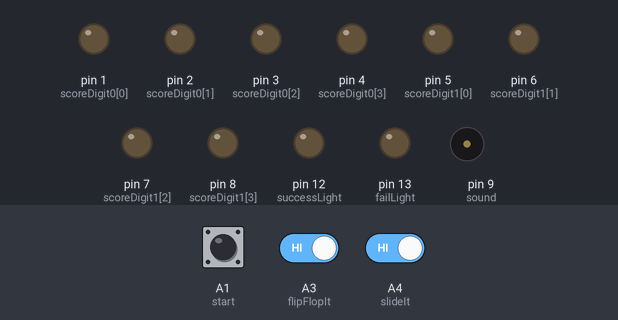
Recording of a sketch running on a simulated Arduino Uno, built with avr-gcc and run on an emulated ATmega328P. Parts: output pins drawn as LEDs (lit = HIGH), buzzer (waves = sounding). The test bench sets the inputs (shaded band); at power-on: A1 (start) HIGH, A3 (flipFlopIt) HIGH, A4 (slideIt) HIGH. Random numbers use the default seed unless the sketch sets one.

Above: at 1.2 s.
1.3 s: A1 (start) pulled LOW for 0.15 s
At 1.46 s:
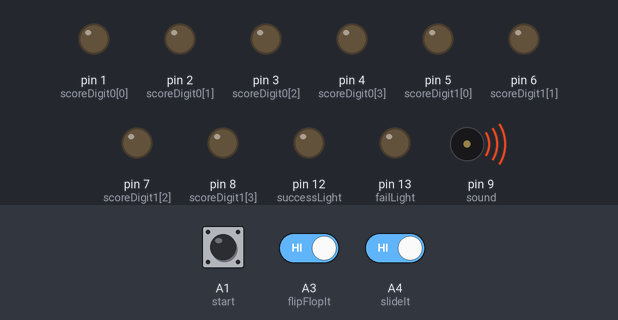
4.3 s: A3 (flipFlopIt) driven LOW
At 7.1 s:
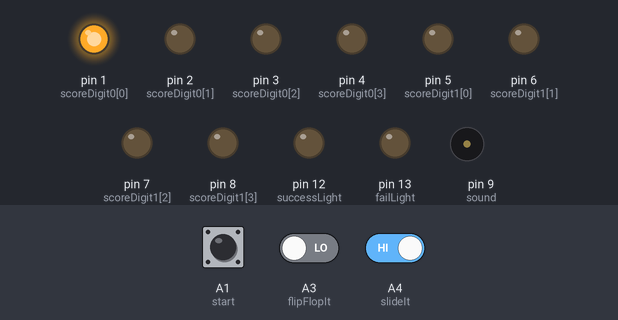
10.3 s: A1 (start) pulled LOW for 3.2 s
At 14.5 s:
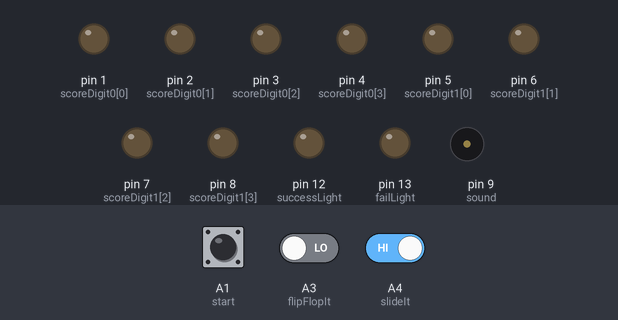
15.0 s: A3 (flipFlopIt) driven HIGH
At 15.8 s:
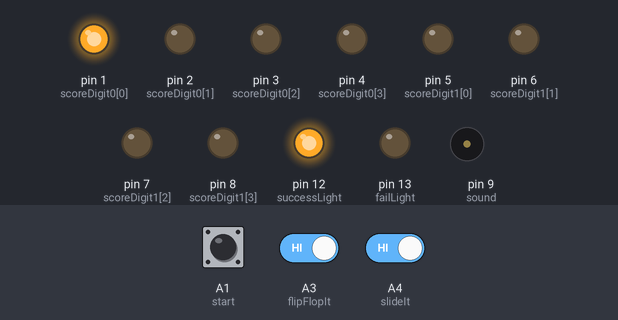
Timing chart, 0 to 23.7 s (numbered marks = the images above; inputs shaded):
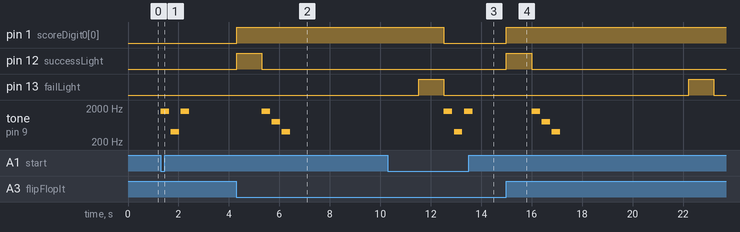

Measured:
- after the input at 1.3 s, tone on pin 9 (sound): plays 1600 Hz for 0.33 s, 400 Hz for 0.33 s, 1600 Hz for 0.33 s, starting at once
- after the input at 4.3 s, pin 1 (scoreDigit0[0]): LOW → HIGH at once; pin 12 (successLight): LOW → HIGH at once, → LOW 1.0 s later; tone on pin 9 (sound): plays 1600 Hz for 0.33 s, 800 Hz for 0.33 s, 400 Hz for 0.33 s, starting after 1.0 s
- after the input at 10.3 s, pin 1 (scoreDigit0[0]): HIGH → LOW after 2.2 s; tone on pin 9 (sound): plays 1600 Hz for 0.33 s, 400 Hz for 0.33 s, 1600 Hz for 0.33 s, starting after 2.2 s
- after the input at 15.0 s, pin 1 (scoreDigit0[0]): LOW → HIGH at once; pin 12 (successLight): LOW → HIGH at once, → LOW 1.0 s later; tone on pin 9 (sound): plays 1600 Hz for 0.33 s, 800 Hz for 0.33 s, 400 Hz for 0.33 s, starting after 1.0 s

The sketch:

bopIt.ino
```cpp
//Define Start pins
const int start = A1;

//Define Action pins
const int bopIt = A2;
const int flipFlopIt = A3;
const int slideIt = A4;


//Define score pins
const int scoreDigit0[4] = {1,2,3,4};
const int scoreDigit1[4] = {5,6,7,8};

//Define sound pins
const int sound = 9;

//Define light pins
const int successLight = 12;
const int failLight = 13;

//Variables to keep track of stuff during the program
bool success;
bool targetState;
int randomNum;
long action;
int bopFrequency[3] = {400,800,1600};
int slideFrequency[3] = {1600,800,400};
int flipFlopFrequency[3] = {1600,400,1600};
int* frequency;
int score;
const int duration = 5000;
int offset;
int pollTime;


//Function to update the score display digits
void updateScoreDisplay(const int scoreDigit[4], int remainder){
  for(int i = 0; i < 4; i++){
    digitalWrite(scoreDigit[i], remainder % 2);
    remainder /= 2;
    }
  }

void setup(){
  //Define Inputs
  pinMode(start, INPUT);

  pinMode(bopIt, INPUT);
  pinMode(slideIt, INPUT);
  pinMode(flipFlopIt, INPUT);

  //Define Outputs
  pinMode(scoreDigit0[0],OUTPUT);
  pinMode(scoreDigit0[1],OUTPUT);
  pinMode(scoreDigit0[2],OUTPUT);
  pinMode(scoreDigit0[3],OUTPUT);

  pinMode(scoreDigit1[0],OUTPUT);
  pinMode(scoreDigit1[1],OUTPUT);
  pinMode(scoreDigit1[2],OUTPUT);
  pinMode(scoreDigit1[3],OUTPUT);

  pinMode(successLight, OUTPUT);
  pinMode(failLight, OUTPUT);

  pinMode(sound,OUTPUT);

  randomSeed(analogRead(A0));
  }

void loop(){
  if(digitalRead(start) == LOW){
    offset = 0;
    score = 0;
    updateScoreDisplay(scoreDigit0, score % 10);
    updateScoreDisplay(scoreDigit1, score / 10);

    while (score < 99){
      success = false;

      //Pick Action
      randomNum = random(0,3);

      //Set variables based on action
      switch(randomNum){
        //Bop-It
        case 0:
          frequency = bopFrequency;
          action = bopIt;
          targetState = LOW;
        break;
        //Slide-It
        case 1:
          frequency = slideFrequency;
          action = slideIt;
          targetState = !digitalRead(slideIt);
        break;
        //Flip-Flop-It
        case 2:
          frequency = flipFlopFrequency;
          action = flipFlopIt;
          targetState = !digitalRead(flipFlopIt);
        break;
        }

      //Play sound
      for(int i = 0; i < 3; i++){
        tone(sound, frequency[i], 333);
        delay(400);
        }

      //Poll sensor for a time
      pollTime = duration - offset;
      for(int i = 0; i < pollTime; i++){
        delay(1);
        if(digitalRead(action) == targetState){
            success = true;
            break;
          }
        }

      //Display success/fail and increment score
      if(success == true){
        score++;
        updateScoreDisplay(scoreDigit0, score % 10);
        updateScoreDisplay(scoreDigit1, score / 10);
        digitalWrite(successLight, HIGH);
        delay(1000);
        digitalWrite(successLight, LOW);
        offset += 25;

      }else{
        digitalWrite(failLight, HIGH);
        delay(1000);
        digitalWrite(failLight, LOW);
        break;
        }


      }
    }

  }
```
